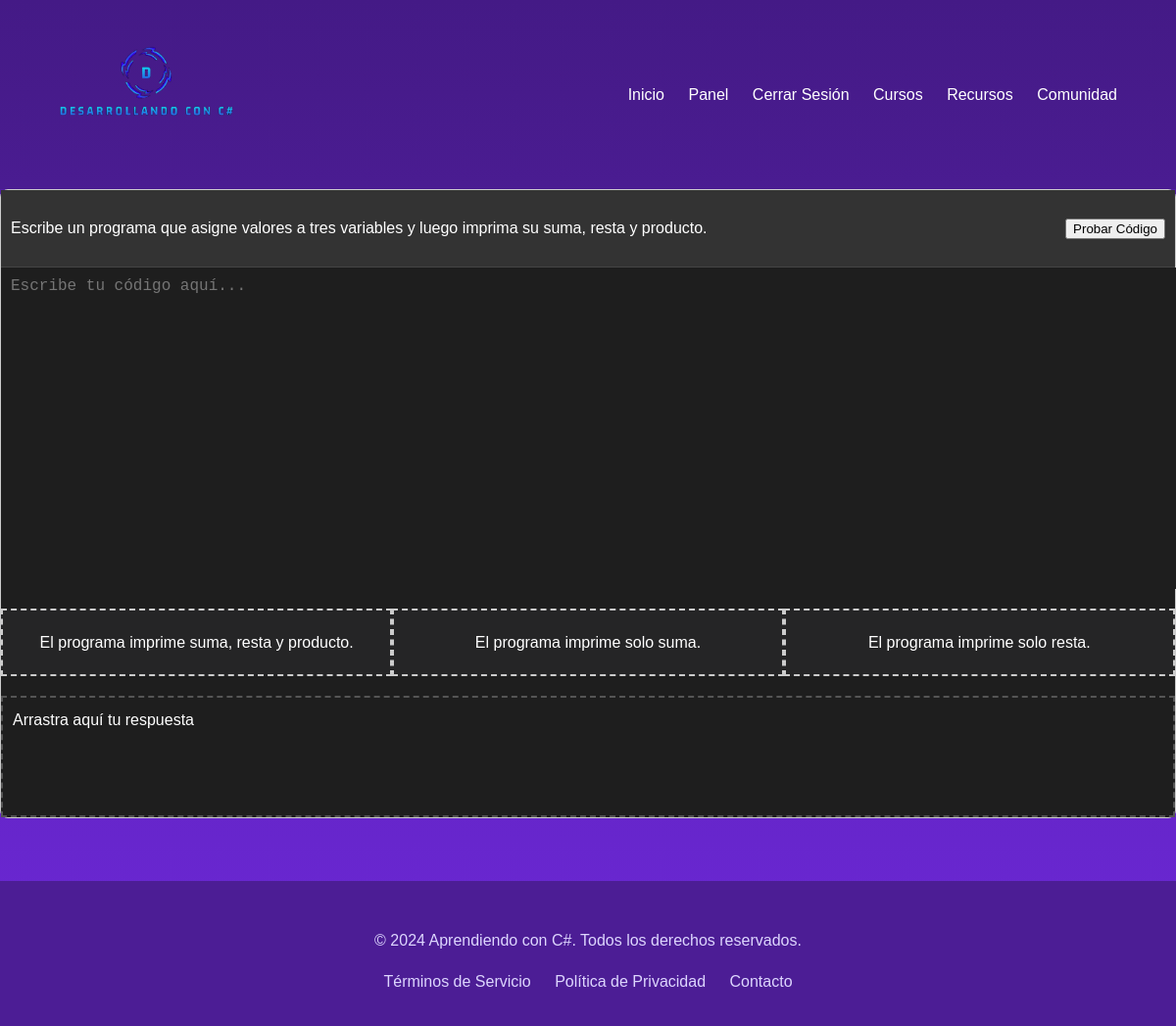
The app's page /editor/1 (signed in) with its own data.
### app.py (models this page shows)
class Exercise(db.Model):
    id = db.Column(db.Integer, primary_key=True)
    description = db.Column(db.Text, nullable=False)
    module_id = db.Column(db.Integer, db.ForeignKey('module.id'), nullable=False)

class ExerciseAnswer(db.Model):
    id = db.Column(db.Integer, primary_key=True)
    answer = db.Column(db.Text, nullable=False)
    exercise_id = db.Column(db.Integer, db.ForeignKey('exercise.id'), nullable=False)
    user_id = db.Column(db.Integer, db.ForeignKey('user.id'), nullable=False)
    exercise = db.relationship('Exercise', backref=db.backref('answers', lazy=True))
    user = db.relationship('User', backref=db.backref('answers', lazy=True))

### app.py (the view, shortened to what this page needs)
@app.route('/editor/<int:exercise_id>', methods=['GET', 'POST'])
@login_required
def editor(exercise_id):
    exercise = Exercise.query.get_or_404(exercise_id)
    answers = ExerciseAnswer.query.filter_by(exercise_id=exercise_id).all()
    return render_template('editor.html', exercise=exercise, answers=answers)

### app.py (called while the page is built)
@login_manager.user_loader
def load_user(user_id):
    return User.query.get(int(user_id))

### templates/editor.html (shortened to what this page needs)
{% extends "layout.html" %}
{% block content %}
<div class="editor-container">
    <div class="editor-toolbar">
        <p>{{ exercise.description }}</p>
        <button onclick="testCode()">Probar Código</button>
    </div>
    <textarea class="editor-area" name="code" id="code-editor" placeholder="Escribe tu código aquí..."></textarea>
    <div class="answer-container">
        {% for answer in answers %}
        <div class="answer-box" draggable="true" ondragstart="drag(event)" id="answer-{{ answer.id }}">
            {{ answer.answer }}
        </div>
        {% endfor %}
    </div>
    <div class="droppable" ondrop="drop(event)" ondragover="allowDrop(event)" id="answer-drop">
        Arrastra aquí tu respuesta
    </div>
</div>
{% endblock %}

### static/css/styles.css (style rules this page uses)
:root { --purple-900: #4c1d95; --purple-800: #5b21b6; --purple-700: #6d28d9; --purple-600: #7c3aed; --purple-500: #8b5cf6; --purple-400: #a78bfa; --purple-300: #c4b5fd; --purple-200: #ddd6fe; --purple-100: #ede9fe; --white: #ffffff; }
body { font-family: 'Arial', sans-serif; margin: 0; padding: 0; background: linear-gradient(to bottom, var(--purple-900), var(--purple-700)); color: var(--white); line-height: 1.6; }

### templates/editor.html (style rules this page uses)
.editor-container { display: flex; flex-direction: column; height: 80vh; border: 1px solid #ccc; border-radius: 8px; background-color: #1e1e1e; color: white; }
.editor-toolbar { padding: 10px; background-color: #333; border-bottom: 1px solid #444; display: flex; justify-content: space-between; align-items: center; }
.editor-area { flex: 1; padding: 10px; font-family: Consolas, 'Courier New', monospace; font-size: 16px; color: white; background-color: #1e1e1e; border: none; resize: none; outline: none; width: 100%; }
.answer-container { display: flex; justify-content: space-around; margin-top: 20px; }
.answer-box { border: 2px dashed #ccc; padding: 20px; width: 30%; text-align: center; cursor: pointer; background-color: #252526; }
.droppable { min-height: 100px; border: 2px dashed #555; padding: 10px; margin-top: 20px; }

### records on screen
Exercise: description "Escribe un programa que asigne valores a tres variables y luego imprima su suma, resta y producto."
ExerciseAnswer: answer "El programa imprime suma, resta y producto."
ExerciseAnswer: answer "El programa imprime solo suma."
ExerciseAnswer: answer "El programa imprime solo resta."
